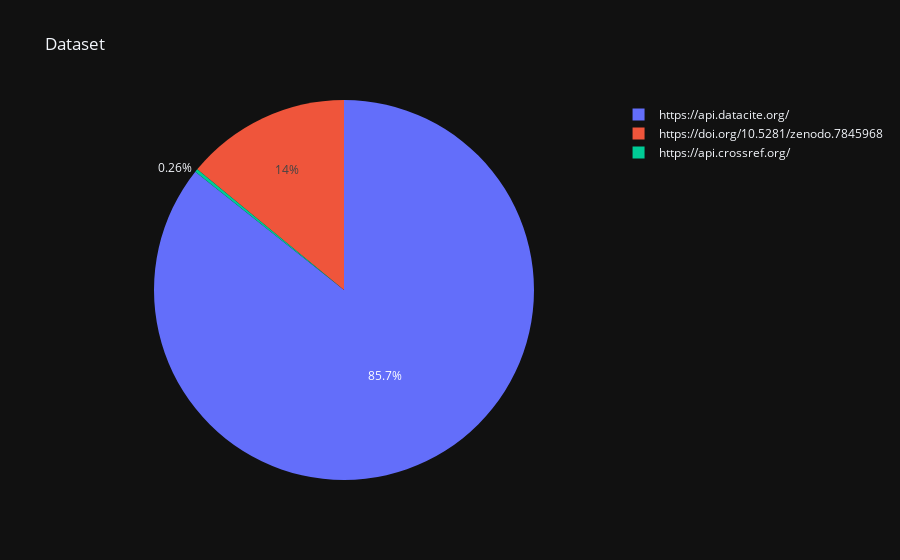

Here is the notebook cell this chart was saved with:
### Markdown cell above
Or we can visualize the proportion of the contribution of each data source for a given type of bibliographic resource.

### Code cell
def get_tot_contribution_by_source(sources_for_type:dict):
    
    res = dict()
    for k, v in sources_for_type.items():
        if ' ' not in k:
            if k in res:
                res[k] += sum(v.values())
            else:
                res[k] = sum(v.values())
        else:
            for single_source in k.split():
                if single_source in res:
                    res[single_source] += sum(v.values())
                else:
                    res[single_source] = sum(v.values())
    return res

def visualize_sources_proportion(sources_for_type:dict, title:str):
    data = get_tot_contribution_by_source(sources_for_type)
    labels = list(data.keys())
    values = list(data.values())

    fig = px.pie(values=values, names=labels, title=title)
    fig.show()
    

# visualize sources for unmapped datasets and the proportion of each source
visualize_sources_proportion(prov_analysis_results['dataset'], 'Dataset')

### Figure 1 — Plotly figure (JSON) as saved in the notebook; plotly's stock layout.template omitted (floating-point values rounded to 4 significant figures)
{"data": [{"domain": {"x": [0.0, 1.0], "y": [0.0, 1.0]}, "hovertemplate": "label=%{label}<br>value=%{value}<extra></extra>", "labels": ["https://api.datacite.org/", "https://doi.org/10.5281/zenodo.7845968", "https://api.crossref.org/"], "legendgroup": "", "name": "", "showlegend": true, "values": [1241865, 203601, 3763], "type": "pie"}], "layout": {"legend": {"tracegroupgap": 0}, "title": {"text": "Dataset"}}}
